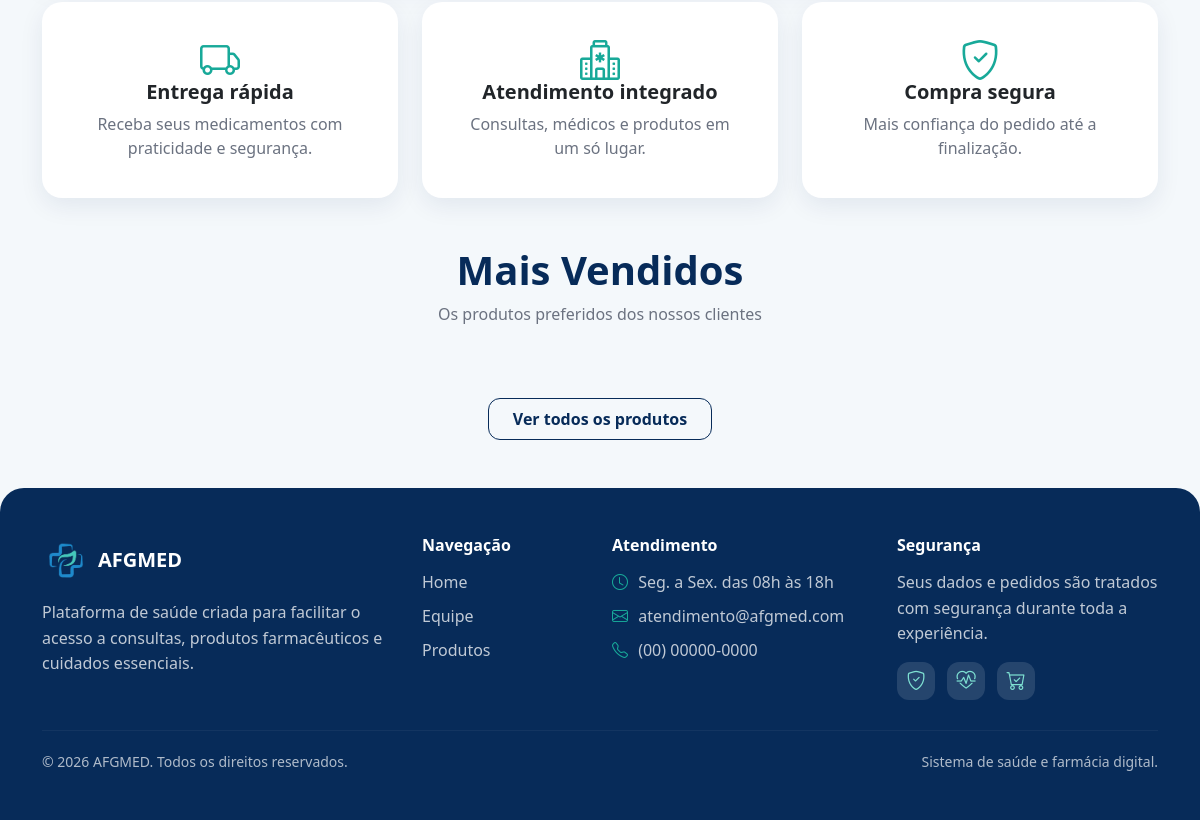
Before: / (lower part) with the older database file.
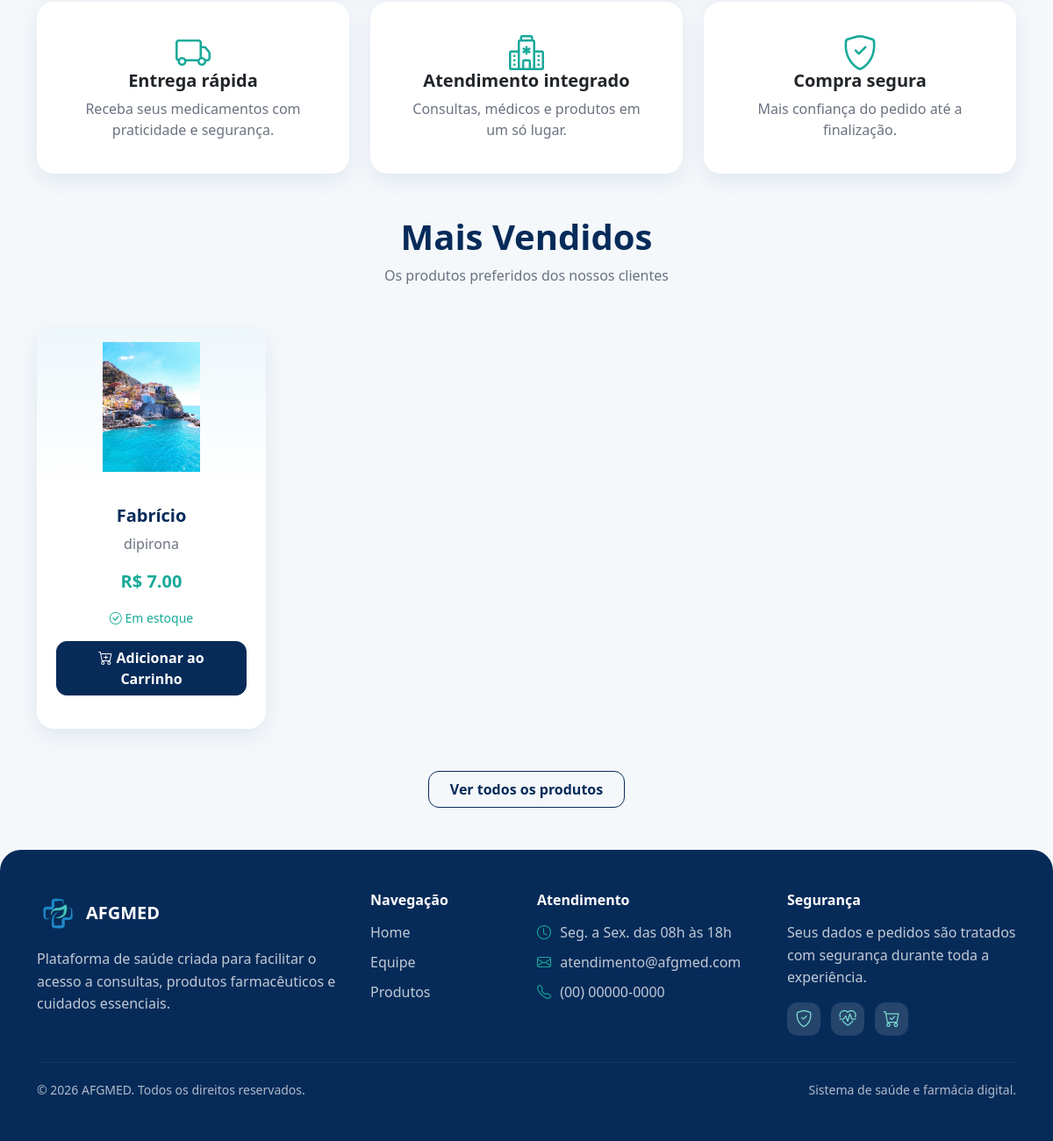
After: the same page with the newer database file.
### projetoafgmed/models.py (models this page shows)
class Produto(database.Model):
    id = database.Column(database.Integer, primary_key=True)
    nome = database.Column(database.String, nullable=False)
    descricao = database.Column(database.String)
    preco = database.Column(database.Float, nullable=False)
    estoque = database.Column(database.Integer, default=0)
    foto = database.Column(database.String, default="default.jpg")
    ativo = database.Column(database.Boolean, default=True, nullable=False)
    destaque_home = database.Column(database.Boolean, default=False, nullable=False)
    data_criacao = database.Column(database.DateTime, nullable=False, default=datetime.utcnow)

### projetoafgmed/routes.py (the view)
@app.route("/")
def homepage():
    produtos_destaque = Produto.query.filter_by(ativo=True, destaque_home=True).limit(4).all()
    return render_template("homepage.html", produtos=produtos_destaque)

### projetoafgmed/routes.py (called while the page is built, shortened)
@app.context_processor
def carrinho_global():
    return {
        "carrinho": None,
        "itens_carrinho": [],
        "total_carrinho": 0,
        "quantidade_carrinho": 0
    }

### projetoafgmed/templates/homepage.html (shortened to what this page needs)
{% extends "base.html" %}
{% block content %}
<div class="row g-4 mb-5">
    <div class="col-md-4">
        <div class="card h-100 text-center shadow-sm p-3">
            <div class="card-body">
                <i class="bi bi-truck fs-1 text-success mb-3"></i>
                <h5 class="fw-bold">Entrega rápida</h5>
                <p class="text-muted mb-0">
                    Receba seus medicamentos com praticidade e segurança.
                </p>
            </div>
        </div>
    </div>
    <div class="col-md-4">
        <div class="card h-100 text-center shadow-sm p-3">
            <div class="card-body">
                <i class="bi bi-hospital fs-1 text-success mb-3"></i>
                <h5 class="fw-bold">Atendimento integrado</h5>
                <p class="text-muted mb-0">
                    Consultas, médicos e produtos em um só lugar.
                </p>
            </div>
        </div>
    </div>
    <div class="col-md-4">
        <div class="card h-100 text-center shadow-sm p-3">
            <div class="card-body">
                <i class="bi bi-shield-check fs-1 text-success mb-3"></i>
                <h5 class="fw-bold">Compra segura</h5>
                <p class="text-muted mb-0">
                    Mais confiança do pedido até a finalização.
                </p>
            </div>
        </div>
    </div>
</div>
<h1 class="text-center mb-2 fw-bold" style="color: #072B59;">
    Mais Vendidos
</h1>
<p class="text-center text-muted mb-4">
    Os produtos preferidos dos nossos clientes
</p>
<div class="row row-cols-1 row-cols-md-4 g-4 mt-3">
    {% for produto in produtos %}
    <div class="col">
        <div class="card h-100 text-center shadow-sm">
            <img src="{{ url_for('static', filename='fotos_produtos/' + produto.foto) }}"
                 class="card-img-top p-3"
                 style="height:180px; object-fit:contain;"
                 alt="{{ produto.nome }}">
            <div class="card-body d-flex flex-column">
                <h5 class="card-title fw-bold" style="color: #072B59;">
                    {{ produto.nome }}
                </h5>
                <p class="card-text text-truncate text-muted">
                    {{ produto.descricao }}
                </p>
                <p class="fw-bold text-success fs-5">
                    R$ {{ '%.2f' % produto.preco }}
                </p>
                {% if produto.estoque > 0 %}
                    <small class="text-success mb-3">
                        <i class="bi bi-check-circle"></i>
                        Em estoque
                    </small>
                    <form action="{{ url_for('adicionar_carrinho', id_produto=produto.id) }}"
                          method="post"
                          class="mt-auto">
                        <button type="submit" class="btn btn-primary w-100">
                            <i class="bi bi-cart-plus"></i>
                            Adicionar ao Carrinho
                        </button>
                    </form>
                {% endif %}
            </div>
        </div>
    </div>
    {% endfor %}
</div>
<div class="text-center mt-5">
    <a href="{{ url_for('produtos') }}" class="btn btn-outline-primary px-4 py-2 fw-bold">
        Ver todos os produtos
    </a>
</div>
{% endblock %}

Changed rows visible on the page:
now on this page (row edited): Produto: foto (picture), nome "Fabrício", descricao "dipirona", preco "7.00"
